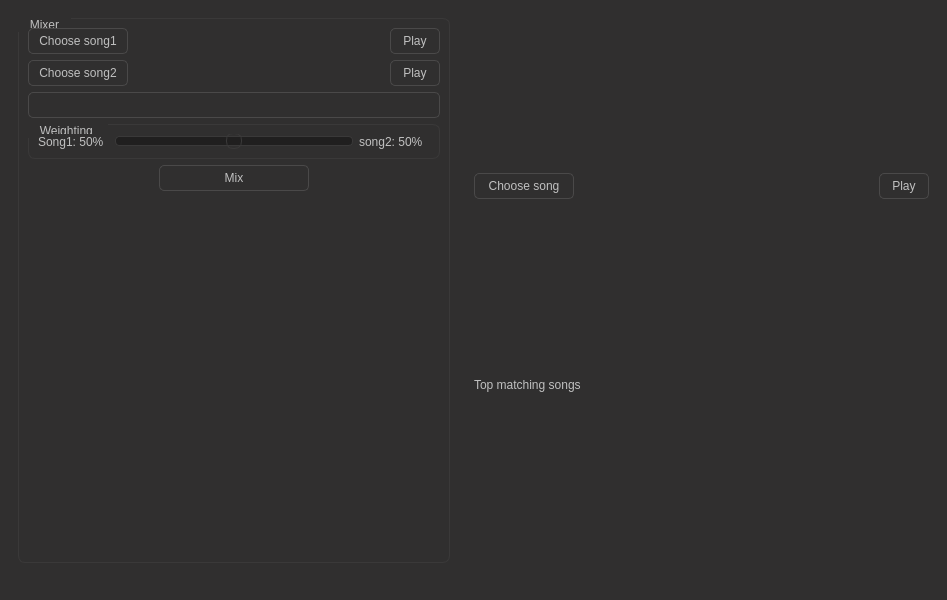
<?xml version="1.0" encoding="UTF-8"?>
<ui version="4.0">
 <class>MainWindow</class>
 <widget class="QMainWindow" name="MainWindow">
  <property name="geometry">
   <rect>
    <x>0</x>
    <y>0</y>
    <width>947</width>
    <height>600</height>
   </rect>
  </property>
  <property name="windowTitle">
   <string>MainWindow</string>
  </property>
  <property name="styleSheet">
   <string notr="true">/*
 * QDarkStyle - A dark style sheet for Qt applications
 *
 * Copyright 2012, 2013 Colin Duquesnoy &lt;colin.duquesnoy@gmail.com&gt;
 *
 * This software is released under the LGPLv3 license.
 * You should have received a copy of the GNU Lesser General Public License
 * along with this program. If not, see &lt;http://www.gnu.org/licenses/&gt;.
 */

QProgressBar:horizontal {
	border: 1px solid #3A3939;
	text-align: center;
	padding: 1px;
	background: #201F1F;
}
QProgressBar::chunk:horizontal {
	background-color: qlineargradient(spread:reflect, x1:1, y1:0.545, x2:1, y2:0, stop:0 rgba(28, 66, 111, 255), stop:1 rgba(37, 87, 146, 255));
}

QToolTip
{
	border: 1px solid #3A3939;
	background-color: rgb(90, 102, 117);
	color: white;
	padding: 1px;
	opacity: 200;
}

QWidget
{
	color: silver;
	background-color: #302F2F;
	selection-background-color:#78879b;
	selection-color: black;
}

QWidget:item:selected
{
	background-color: QLinearGradient(
		x1: 0, y1: 0, x2: 0, y2: 1,	stop: 0 #78879b, stop: 1 #78879b
	);
}

QMenuBar
{
	background-color: #302F2F;
	color: silver;
}

QMenuBar::item
{
	background: transparent;
}

QMenuBar::item:selected
{
	background: transparent;
	border: 1px solid #3A3939;
}

QMenuBar::item:pressed
{
	border: 1px solid #3A3939;
	background-color: #78879b;
	color: black;
	margin-bottom:-1px;
	padding-bottom:1px;
}

QMenu
{
	border: 1px solid #3A3939;
	color: silver;
}

QMenu::item
{
	padding: 2px 20px 2px 20px;
}

QMenu::item:selected
{
	color: black;
}

QWidget:disabled
{
	color: #404040;
	background-color: #302F2F;
}

QAbstractItemView
{
	alternate-background-color: #3A3939;
	color: silver;
	border: 1px solid 3A3939;
	border-radius: 3px;
	padding: 1px;
}

QWidget:focus, QMenuBar:focus
{
	border: 1px solid rgba(48, 86, 111);
}

QTabWidget:focus, QCheckBox:focus
{
	border: none;
}

QLineEdit
{
	background-color: #201F1F;
	padding: 2px;
	border-style: solid;
	border: 1px solid #3A3939;
	border-radius: 3px;
	color: silver;
}

QGroupBox {
	border:1px solid #3A3939;
	border-radius: 7px;
	margin-top: 2ex;
}

QGroupBox::title {
	subcontrol-origin: margin;
	subcontrol-position: top left;
	padding-left: 10px;
	padding-right: 10px;
}

QAbstractScrollArea
{
	border-radius: 3px;
	border: 1px solid #3A3939;
}

QScrollBar:horizontal
{
	height: 15px;
	margin: 0px 11px 0px 11px;
	border: 1px solid #3A3939;
	border-radius: 6px;
	background-color: QLinearGradient(
		x1: 0, y1: 1, x2: 0, y2: 0,	stop: 0 #302F2F, stop: 1 #484846
	);
}

QScrollBar::handle:horizontal
{
	background-color: QLinearGradient(
		x1: 0, y1: 1, x2: 0, y2: 0, stop: 0 #605F5F, stop: 1 #787876
	);
	min-width: 5px;
	border-radius: 5px;
}

QScrollBar::sub-line:horizontal
{
	border-image: url(icons/right_arrow_disabled.png);
	width: 10px;
	height: 10px;
	subcontrol-position: right;
	subcontrol-origin: margin;
}

QScrollBar::add-line:horizontal
{
	border-image: url(icons/left_arrow_disabled.png);
	height: 10px;
	width: 10px;
	subcontrol-position: left;
	subcontrol-origin: margin;
}

QScrollBar::sub-line:horizontal:hover,
QScrollBar::sub-line:horizontal:on
{
	border-image: url(icons/right_arrow.png);
	height: 10px;
	width: 10px;
	subcontrol-position: right;
	subcontrol-origin: margin;
}


QScrollBar::add-line:horizontal:hover,
QScrollBar::add-line:horizontal:on
{
	border-image: url(icons/left_arrow.png);
	height: 10px;
	width: 10px;
	subcontrol-position: left;
	subcontrol-origin: margin;
}

QScrollBar::up-arrow:horizontal,
QScrollBar::down-arrow:horizontal
{
	background: none;
}


QScrollBar::add-page:horizontal,
QScrollBar::sub-page:horizontal
{
	background: none;
}

QScrollBar:vertical
{
	background-color: QLinearGradient(
		x1: 1, y1: 0, x2: 0, y2: 0, stop: 0 #302F2F, stop: 1 #484846
	);
	width: 15px;
	margin: 11px 0 11px 0;
	border: 1px solid #3A3939;
	border-radius: 6px;
}

QScrollBar::handle:vertical
{
	background-color: QLinearGradient(
		x1: 1, y1: 0, x2: 0, y2: 0, stop: 0 #605F5F, stop: 1 #787876
	);
	min-height: 5px;
	border-radius: 5px;
}

QScrollBar::sub-line:vertical
{
	border-image: url(icons/up_arrow_disabled.png);
	height: 10px;
	width: 10px;
	subcontrol-position: top;
	subcontrol-origin: margin;
}

QScrollBar::add-line:vertical
{
	border-image: url(icons/down_arrow_disabled.png);
	height: 10px;
	width: 10px;
	subcontrol-position: bottom;
	subcontrol-origin: margin;
}

QScrollBar::sub-line:vertical:hover,
QScrollBar::sub-line:vertical:on
{

	border-image: url(icons/up_arrow.png);
	height: 10px;
	width: 10px;
	subcontrol-position: top;
	subcontrol-origin: margin;
}


QScrollBar::add-line:vertical:hover,
QScrollBar::add-line:vertical:on
{
	border-image: url(icons/down_arrow.png);
	height: 10px;
	width: 10px;
	subcontrol-position: bottom;
	subcontrol-origin: margin;
}

QScrollBar::up-arrow:vertical,
QScrollBar::down-arrow:vertical
{
	background: none;
}


QScrollBar::add-page:vertical,
QScrollBar::sub-page:vertical
{
	background: none;
}

QTextEdit
{
	background-color: #302F2F;
	color: silver;
	border: 1px solid #3A3939;
}

QPlainTextEdit
{
	background-color: #201F1F;;
	color: silver;
	border-radius: 3px;
	border: 1px solid #3A3939;
}

QHeaderView::section
{
	background-color: #3A3939;
	color: silver;
	padding-left: 4px;
	border: 1px solid #6c6c6c;
}

QCheckBox:disabled
{
	color: #404040;
}

QSizeGrip {
	image: url(icons/sizegrip.png);
	width: 12px;
	height: 12px;
}


QMainWindow::separator
{
	background-color: #302F2F;
	color: white;
	padding-left: 4px;
	spacing: 2px;
	border: 1px dashed #3A3939;
}

QMainWindow::separator:hover
{

	background-color: QLinearGradient(
		x1:0, y1:0, x2:0, y2:1, stop:0 #58677b, stop:0.5 #78879b stop:1 #58677b
	);
	color: white;
	padding-left: 4px;
	border: 1px solid #3A3939;
	spacing: 2px; 
}


QMenu::separator
{
	height: 1px;
	background-color: #3A3939;
	color: white;
	padding-left: 4px;
	margin-left: 10px;
	margin-right: 5px;
}

QRadioButton::indicator:checked,
QRadioButton::indicator:unchecked
{
	color: #b1b1b1;
	background-color: #302F2F;
	border: 1px solid silver;
	border-radius: 5px;
}

QRadioButton::indicator:checked
{
	background-color: qradialgradient(
		cx: 0.5, cy: 0.5,
		fx: 0.5, fy: 0.5,
		radius: 1.0,
		stop: 0.25 #78879b,
		stop: 0.3 #302F2F
	);
}

QCheckBox::indicator{
	color: #b1b1b1;
	background-color: #302F2F;
	border: 1px solid silver;
	width: 9px;
	height: 9px;
}

QRadioButton::indicator
{
	border-radius: 7px;
	width: 9px;
	height: 9px;
}

QRadioButton::indicator:hover,
QCheckBox::indicator:hover
{
	border: 1px solid #78879b;
}

QCheckBox::indicator:checked
{
	image:url(icons/checkbox.png);
}

QCheckBox::indicator:disabled,
QRadioButton::indicator:disabled
{
	border: 1px solid #444;
}

QFrame
{
	border-radius: 3px;
}

QStackedWidget
{
	border: none;
}

QToolBar 
{
	border: 1px solid #393838;
	background: 1px solid #302F2F;
	font-weight: bold;
}

QToolBar::handle:horizontal 
{
	image: url(icons/Hmovetoolbar.png);
}

QToolBar::handle:vertical 
{
	image: url(icons/Vmovetoolbar.png);
}

QToolBar::separator:horizontal 
{
	image: url(icons/Hsepartoolbar.png);
}

QToolBar::separator:vertical 
{
	image: url(icons/Vsepartoolbars.png);
}

QPushButton
{
	color: silver;
	background-color: QLinearGradient(
		x1: 0, y1: 1, x2: 0, y2: 0,stop: 0 #302F2F, stop: 1 #484846
	);
	border-width: 1px;
	border-color: #4A4949;
	border-style: solid;
	padding-top: 5px;
	padding-bottom: 5px;
	padding-left: 5px;
	padding-right: 5px;
	border-radius: 5px;
}

QPushButton:disabled
{
	background-color: QLinearGradient(
		x1: 0, y1: 1, x2: 0, y2: 0, stop: 0 #302F2F, stop: 1 #484846
	);
	border-width: 1px;
	border-color: #3A3939;
	border-style: solid;
	padding-top: 5px;
	padding-bottom: 5px;
	padding-left: 10px;
	padding-right: 10px;
	/*border-radius: 3px;*/
	color: #3A3939;
}

QComboBox
{
	selection-background-color: #78879b;
	background-color: #201F1F;
	border-style: solid;
	border: 1px solid #3A3939;
	border-radius: 3px;
	padding: 2px;
}

QComboBox:hover,
QPushButton:hover,
QAbstractSpinBox:hover,
QLineEdit:hover,
QTextEdit:hover,
QPlainTextEdit:hover,
QAbstractView:hover,
QTreeView:hover
{
	border: 1px solid #78879b;
	color: silver;
}

QComboBox:on
{
	background-color: #626873;
	padding-top: 3px;
	padding-left: 4px;
	selection-background-color: #4a4a4a;
}

QComboBox QAbstractItemView
{
	background-color: #201F1F;
	border-radius: 3px;
	border: 1px solid #3A3939;
	selection-background-color: QLinearGradient(
		x1: 0, y1: 0, x2: 0, y2: 1, stop: 0 #78879b, stop: 1 #78879b
	);
}

QComboBox::drop-down
{
	subcontrol-origin: padding;
	subcontrol-position: top right;
	width: 15px;
	border-left-width: 0px;
	border-left-color: darkgray;
	border-left-style: solid;
	border-top-right-radius: 3px; 
	border-bottom-right-radius: 3px;
}

QComboBox::down-arrow
{
	image: url(icons/down_arrow_disabled.png);
}

QComboBox::down-arrow:on, 
QComboBox::down-arrow:hover,
QComboBox::down-arrow:focus
{
	image: url(icons/down_arrow.png);
}

QPushButton:pressed
{
	background-color: QLinearGradient(
		x1: 0, y1: 0, x2: 0, y2: 1, stop: 0 #302F2F, stop: 1 #484846
	);
}

QAbstractSpinBox {
	padding-top: 2px;
	padding-bottom: 2px;
	border: 1px solid #3A3939;
	background-color: #201F1F;
	color: silver;
	border-radius: 3px;
}

QAbstractSpinBox:up-button
{
	background-color: transparent;
	subcontrol-origin: border;
	subcontrol-position: center right;
}

QAbstractSpinBox:down-button
{
	background-color: transparent;
	subcontrol-origin: border;
	subcontrol-position: center left;
}

QHeaderView::down-arrow,
QAbstractSpinBox::up-arrow,
QAbstractSpinBox::up-arrow:disabled,
QAbstractSpinBox::up-arrow:off
{
	image: url(icons/up_arrow_disabled.png);
	width: 10px;
	height: 10px;
}

QHeaderView::down-arrow:hover,
QAbstractSpinBox::up-arrow:hover

{
	image: url(icons/up_arrow.png);
}

QHeaderView::down-arrow,
QAbstractSpinBox::down-arrow,
QAbstractSpinBox::down-arrow:disabled,
QAbstractSpinBox::down-arrow:off
{
	image: url(icons/down_arrow_disabled.png);
	width: 10px;
	height: 10px;
}

QHeaderView::up-arrow:hover,
QAbstractSpinBox::down-arrow:hover
{
	image: url(icons/down_arrow.png);
}

QLabel,
QDateEdit::drop-down
{
	border: 0px solid black;
}

QTabBar::tab
{
	color: #b1b1b1;
	border: 1px solid #3A3939;
	background-color: #302F2F;
	padding-left: 5px;
	padding-right: 5px;
	padding-top: 3px;
	padding-bottom: 2px;
	margin-right: -1px;
}


QTabWidget::pane {
	border: 1px solid #3A3939;
	background-color: QLinearGradient(
		x1:0, y1:0, x2:0, y2:1, stop:1 #302F2F, stop:0 #3A3939
	);
}

QTabBar::tab:last
{
	margin-right: 0;
	border-top-right-radius: 3px;
}

QTabBar::tab:first:!selected
{
	margin-left: 0px; 
	border-top-left-radius: 3px;
}

QTabBar::tab:!selected
{
	color: #b1b1b1;
	border-bottom-style: solid;
	margin-top: 3px;
}

QTabBar::tab:selected
{
	border-top-left-radius: 3px;
	border-top-right-radius: 3px;
	margin-bottom: 0px;

	background-color: QLinearGradient(
		x1:0, y1:0, x2:0, y2:1, stop:1 #302F2F, stop:0 #5A5959
	);
}

QTabBar::tab:!selected:hover
{
	color:white;
}

QTabBar::tab:selected:hover
{
	color:white;
	border-top-left-radius: 3px;
	border-top-right-radius: 3px;
	background-color: QLinearGradient(
		x1:0, y1:0, x2:0, y2:1, stop:1 #302F2F, stop:0 #5A5959
	);
}

QDockWidget
{
	color: silver;
	titlebar-close-icon: url(icons/close.png);
	titlebar-normal-icon: url(icons/undock.png);
}

QDockWidget::title
{
	border: 1px solid #3A3939;
	border-bottom: #302F2F;
	text-align: left;
	spacing: 2px; 
	background-color: QLinearGradient(
		x1:0, y1:0, x2:0, y2:1, stop:1 #302F2F, stop:0 #3A3939
	);
	background-image: none;
	padding-left: 10px;
}

QDockWidget {
	border: 1px solid lightgray;
	titlebar-close-icon: url(icons/close.png);
	titlebar-normal-icon: url(icons/undock.png);
}

QDockWidget::close-button,
QDockWidget::float-button {
	border: 1px solid transparent;
	border-radius: 5px;
	background: transparent;
	icon-size: 10px;
}

QDockWidget::close-button:hover,
QDockWidget::float-button:hover {
	background: #3A3939;
}

QDockWidget::close-button:pressed,
QDockWidget::float-button:pressed {
	padding: 1px -1px -1px 1px;
}

QTreeView, 
QListView, 
QTableView
{
	border: 1px solid #3A3939;
	background-color: #201F1F;
}

QTreeView:branch:selected, 
QTreeView:branch:hover
{
	background: url(icons/transparent.png);
}

QTreeView::branch:has-siblings:!adjoins-item
{
	border-image: url(icons/transparent.png);
}

QTreeView::branch:has-siblings:adjoins-item
{
	border-image: url(icons/transparent.png);
}

QTreeView::branch:!has-children:!has-siblings:adjoins-item
{
	border-image: url(icons/transparent.png);
}

QTreeView::branch:has-children:!has-siblings:closed,
QTreeView::branch:closed:has-children:has-siblings
{
	image: url(icons/branch_closed.png);
}

QTreeView::branch:open:has-children:!has-siblings,
QTreeView::branch:open:has-children:has-siblings
{
	image: url(icons/branch_open.png);
}

QTreeView::branch:has-children:!has-siblings:closed:hover,
QTreeView::branch:closed:has-children:has-siblings:hover
{
	image: url(icons/branch_closed-on.png);
}

QTreeView::branch:open:has-children:!has-siblings:hover,
QTreeView::branch:open:has-children:has-siblings:hover
{
	image: url(icons/branch_open-on.png);
}

QSlider::groove:horizontal
{
	border: 1px solid #3A3939;
	height: 8px; 
	background: #201F1F;
	margin: 2px 0;
	border-radius: 4px;
}

QSlider::handle:horizontal
{
	background: QLinearGradient(
		x1: 0, y1: 0, x2: 0, y2: 1, stop: 0.0 silver, stop: 0.2 #a8a8a8, stop: 1 #727272
	);
	border: 1px solid #3A3939;
	width: 14px;
	height: 14px;
	margin: -4px 0;
	border-radius: 7px;
}

QSlider::groove:vertical
{
	border: 1px solid #3A3939;
	width: 8px; 
	background: #201F1F;
	margin: 0 0px;
	border-radius: 4px;
}

QSlider::handle:vertical
{
	background: QLinearGradient(
		x1: 0, y1: 0, x2: 0, y2: 1, stop: 0.0 silver, stop: 0.2 #a8a8a8, stop: 1 #727272
	);
	border: 1px solid #3A3939;
	width: 14px;
	height: 14px;
	margin: 0 -4px; 
	border-radius: 7px;
}

QToolButton
{
	background-color: #302F2F;
}

QToolButton:pressed
{
	background-color: #3A3939;
}
QToolButton:hover
{
	background-color: #3A3939;
}

QTableView#tagView
{
	background-color: transparent;
}

QLabel#inTotalLabel, QLabel#outTotalLabel, QLabel#recordCountLabel
{
	font: bold;
}</string>
  </property>
  <widget class="QWidget" name="centralwidget">
   <layout class="QHBoxLayout" name="horizontalLayout">
    <item>
     <widget class="QWidget" name="widget_3" native="true">
      <property name="maximumSize">
       <size>
        <width>450</width>
        <height>626296</height>
       </size>
      </property>
      <layout class="QVBoxLayout" name="verticalLayout_6">
       <item>
        <widget class="QGroupBox" name="fileInputGroup">
         <property name="title">
          <string>Mixer</string>
         </property>
         <layout class="QVBoxLayout" name="verticalLayout_5">
          <item>
           <layout class="QHBoxLayout" name="horizontalLayout_4"/>
          </item>
          <item>
           <widget class="QWidget" name="widget_4" native="true">
            <property name="maximumSize">
             <size>
              <width>16777215</width>
              <height>30</height>
             </size>
            </property>
            <layout class="QHBoxLayout" name="horizontalLayout_5">
             <property name="leftMargin">
              <number>0</number>
             </property>
             <property name="topMargin">
              <number>0</number>
             </property>
             <property name="rightMargin">
              <number>0</number>
             </property>
             <property name="bottomMargin">
              <number>0</number>
             </property>
             <item>
              <widget class="QPushButton" name="choose_file_2">
               <property name="minimumSize">
                <size>
                 <width>100</width>
                 <height>0</height>
                </size>
               </property>
               <property name="maximumSize">
                <size>
                 <width>93</width>
                 <height>16777215</height>
                </size>
               </property>
               <property name="text">
                <string>Choose song1</string>
               </property>
              </widget>
             </item>
             <item>
              <widget class="QLabel" name="song_name_2">
               <property name="enabled">
                <bool>true</bool>
               </property>
               <property name="text">
                <string/>
               </property>
              </widget>
             </item>
             <item>
              <widget class="QPushButton" name="play_song_btn_2">
               <property name="enabled">
                <bool>true</bool>
               </property>
               <property name="minimumSize">
                <size>
                 <width>50</width>
                 <height>0</height>
                </size>
               </property>
               <property name="maximumSize">
                <size>
                 <width>50</width>
                 <height>16777215</height>
                </size>
               </property>
               <property name="text">
                <string>Play</string>
               </property>
              </widget>
             </item>
            </layout>
           </widget>
          </item>
          <item>
           <widget class="QWidget" name="widget_5" native="true">
            <property name="maximumSize">
             <size>
              <width>16777215</width>
              <height>30</height>
             </size>
            </property>
            <layout class="QHBoxLayout" name="horizontalLayout_6">
             <property name="leftMargin">
              <number>0</number>
             </property>
             <property name="topMargin">
              <number>0</number>
             </property>
             <property name="rightMargin">
              <number>0</number>
             </property>
             <property name="bottomMargin">
              <number>0</number>
             </property>
             <item>
              <widget class="QPushButton" name="choose_file_3">
               <property name="minimumSize">
                <size>
                 <width>100</width>
                 <height>0</height>
                </size>
               </property>
               <property name="maximumSize">
                <size>
                 <width>93</width>
                 <height>16777215</height>
                </size>
               </property>
               <property name="text">
                <string>Choose song2</string>
               </property>
              </widget>
             </item>
             <item>
              <widget class="QLabel" name="song_name_3">
               <property name="enabled">
                <bool>true</bool>
               </property>
               <property name="text">
                <string/>
               </property>
              </widget>
             </item>
             <item>
              <widget class="QPushButton" name="play_song_btn_3">
               <property name="enabled">
                <bool>true</bool>
               </property>
               <property name="minimumSize">
                <size>
                 <width>50</width>
                 <height>0</height>
                </size>
               </property>
               <property name="maximumSize">
                <size>
                 <width>50</width>
                 <height>16777215</height>
                </size>
               </property>
               <property name="text">
                <string>Play</string>
               </property>
              </widget>
             </item>
            </layout>
           </widget>
          </item>
          <item>
           <widget class="QPushButton" name="Play_stop_mix">
            <property name="text">
             <string/>
            </property>
           </widget>
          </item>
          <item>
           <layout class="QHBoxLayout" name="horizontalLayout_9"/>
          </item>
          <item>
           <widget class="QGroupBox" name="mixingGroup_3">
            <property name="maximumSize">
             <size>
              <width>16777215</width>
              <height>100</height>
             </size>
            </property>
            <property name="title">
             <string>Weighting </string>
            </property>
            <layout class="QHBoxLayout" name="mixingLayout_3">
             <item>
              <widget class="QLabel" name="song1_w">
               <property name="minimumSize">
                <size>
                 <width>71</width>
                 <height>0</height>
                </size>
               </property>
               <property name="text">
                <string>Song1: 50%</string>
               </property>
              </widget>
             </item>
             <item>
              <widget class="QSlider" name="weighting">
               <property name="maximum">
                <number>100</number>
               </property>
               <property name="value">
                <number>50</number>
               </property>
               <property name="orientation">
                <enum>Qt::Horizontal</enum>
               </property>
              </widget>
             </item>
             <item>
              <widget class="QLabel" name="song2_w">
               <property name="minimumSize">
                <size>
                 <width>71</width>
                 <height>0</height>
                </size>
               </property>
               <property name="text">
                <string>song2: 50%</string>
               </property>
              </widget>
             </item>
            </layout>
           </widget>
          </item>
          <item>
           <layout class="QHBoxLayout" name="horizontalLayout_10">
            <item>
             <widget class="QPushButton" name="Mix_btn">
              <property name="maximumSize">
               <size>
                <width>150</width>
                <height>16777215</height>
               </size>
              </property>
              <property name="text">
               <string>Mix</string>
              </property>
             </widget>
            </item>
           </layout>
          </item>
          <item>
           <spacer name="verticalSpacer">
            <property name="orientation">
             <enum>Qt::Vertical</enum>
            </property>
            <property name="sizeHint" stdset="0">
             <size>
              <width>20</width>
              <height>40</height>
             </size>
            </property>
           </spacer>
          </item>
         </layout>
        </widget>
       </item>
      </layout>
     </widget>
    </item>
    <item>
     <widget class="QWidget" name="rank_wgt" native="true">
      <property name="minimumSize">
       <size>
        <width>300</width>
        <height>0</height>
       </size>
      </property>
      <layout class="QVBoxLayout" name="verticalLayout_3">
       <item>
        <widget class="QWidget" name="widget_2" native="true">
         <property name="maximumSize">
          <size>
           <width>16777215</width>
           <height>30</height>
          </size>
         </property>
         <layout class="QHBoxLayout" name="horizontalLayout_3">
          <property name="leftMargin">
           <number>0</number>
          </property>
          <property name="topMargin">
           <number>0</number>
          </property>
          <property name="rightMargin">
           <number>0</number>
          </property>
          <property name="bottomMargin">
           <number>0</number>
          </property>
          <item>
           <widget class="QPushButton" name="choose_file">
            <property name="minimumSize">
             <size>
              <width>100</width>
              <height>0</height>
             </size>
            </property>
            <property name="maximumSize">
             <size>
              <width>93</width>
              <height>16777215</height>
             </size>
            </property>
            <property name="text">
             <string>Choose song</string>
            </property>
           </widget>
          </item>
          <item>
           <widget class="QLabel" name="song_name">
            <property name="enabled">
             <bool>true</bool>
            </property>
            <property name="text">
             <string/>
            </property>
           </widget>
          </item>
          <item>
           <widget class="QPushButton" name="play_song_btn">
            <property name="enabled">
             <bool>true</bool>
            </property>
            <property name="minimumSize">
             <size>
              <width>50</width>
              <height>0</height>
             </size>
            </property>
            <property name="maximumSize">
             <size>
              <width>50</width>
              <height>16777215</height>
             </size>
            </property>
            <property name="text">
             <string>Play</string>
            </property>
           </widget>
          </item>
         </layout>
        </widget>
       </item>
       <item>
        <widget class="QLabel" name="label">
         <property name="maximumSize">
          <size>
           <width>16777215</width>
           <height>50</height>
          </size>
         </property>
         <property name="styleSheet">
          <string notr="true">font: 16pt &quot;MS Shell Dlg 2&quot;;</string>
         </property>
         <property name="text">
          <string>Top matching songs</string>
         </property>
        </widget>
       </item>
      </layout>
     </widget>
    </item>
   </layout>
  </widget>
  <widget class="QMenuBar" name="menubar">
   <property name="geometry">
    <rect>
     <x>0</x>
     <y>0</y>
     <width>947</width>
     <height>26</height>
    </rect>
   </property>
  </widget>
  <widget class="QStatusBar" name="statusbar"/>
 </widget>
 <resources/>
 <connections/>
</ui>
